Frame 1 (no input): blank canvas, image omitted
Frame 60 (the mouse pressed at the canvas centre just before this capture): blank canvas, image omitted
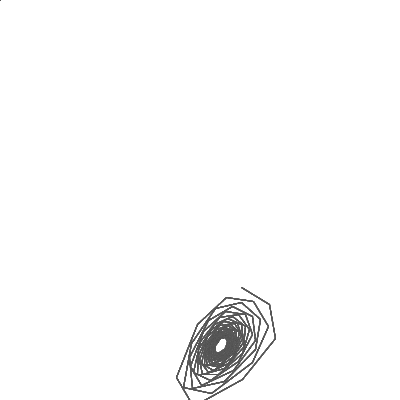
Frame 120 (the mouse held since frame 60 and released just before this capture)

The Processing sketch whose frames 1 and 60 were blank and that drew this single picture after the mouse press (run headless with seeded random() and noise(); from frame 60 on, the mouse is pressed at the canvas centre):

// Processing sketch: Host_Parasitoid
// ── Host_Parasitoid.pde
//Generative Design Prueba 2
//parasitoide hospedero
//Tomas de Camino Beck

float c =3; 
float a = 0.005;
float r = 1.05; 
float k=200;

void setup() {
  background(255);
  size(400, 400);
}

void draw() {
  fill(0,10);
  //background(0);
 // rect(-1,-1,width,height);
  smooth(8);
  strokeWeight(1);
  stroke(80,40);
  drawHP(mouseX,mouseY,0.5,1);
}

void drawHP(int x, int y, float ang, float dim) {
  float h0=x, p0=y, h1=0,p1=0;
  pushMatrix();
  translate(x, y);
  scale(dim);
  rotate(ang);
  for (int i = 0; i<200;i++) {
    h1 = h0 * exp(-a * p0)* exp(r*(1-h0/k));
    p1= c*h0*(1-exp(-a*p0));
    if(i>20){
    line(h0, p0, h1, p1);
    }
    h0=h1;
    p0=p1;
  }
  popMatrix();
}  

void keyPressed() {
  background(255);

}
